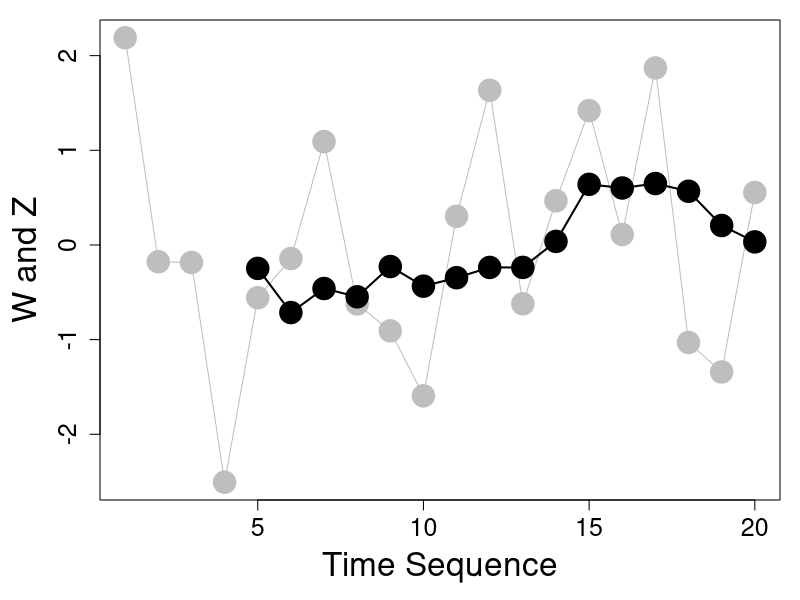
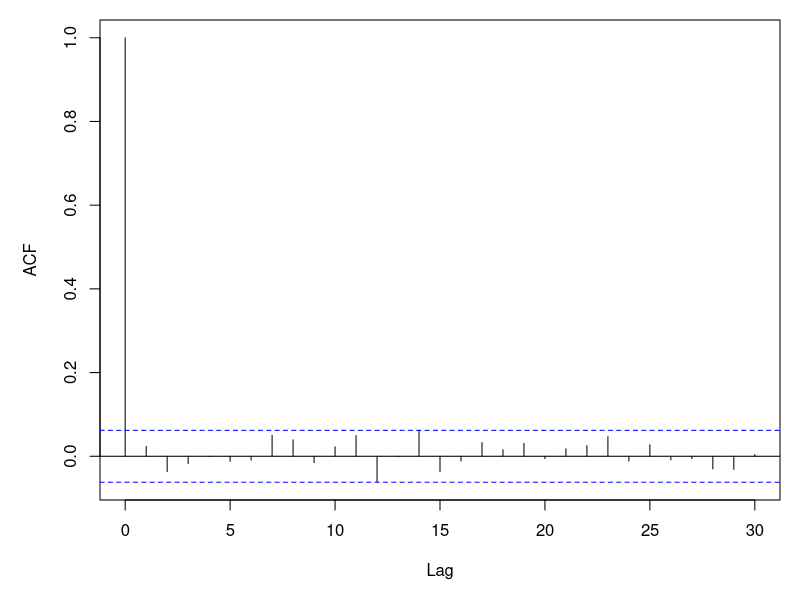
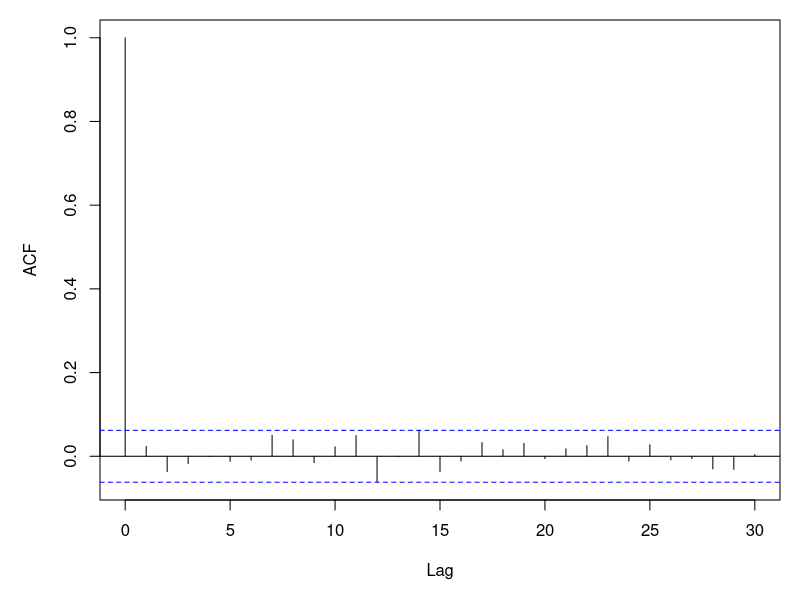
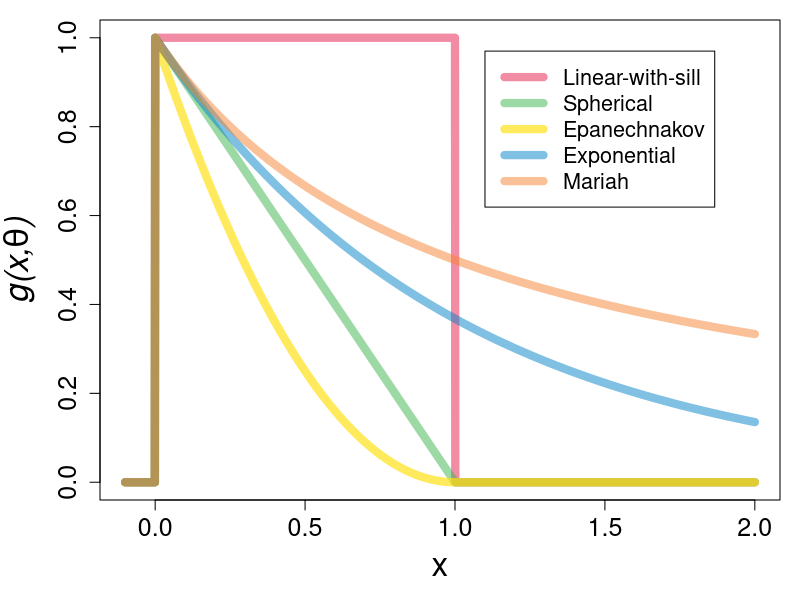

The R source for these figures, in order:
## ---- chunk 1
# set random number seed so reproducible
set.seed(1001)
# set number of independent random variables
N = 20
# create independent random variables
W = rnorm(N)
# set length of moving average
theta = 5
# create an empty vector to hold newly created variables
Z = rep(NA, times = 20 - theta + 1)
# create moving averages
for(i in theta:N)
	Z[i - theta + 1] = mean(W[(i - theta + 1):i])
## ---- chunk 2
par(mar = c(5,5,1,1))
plot(1:N, W, type = 'l', xlab = 'Time Sequence', cex.lab = 2,
	cex.axis = 1.5, ylab = 'W and Z', col = 'gray')
points(1:N, W, pch = 19, cex = 3, col = 'gray')
lines(theta:N, Z, lwd = 2, col = 'black')
points(theta:N, Z, pch = 19, cex = 3, col = 'black')
## ---- chunk 3
# set random number seed so reproducible
set.seed(1001)
# set number of independent random variables
N = 1000
# create independent random variables
W = rnorm(N)
# set length of moving average
theta = 5
# create an empty vector to hold newly created variables
Z = rep(NA, times = 20 - theta + 1)
# create moving averages
for(i in theta:N)
	Z[i - theta + 1] = mean(W[(i - theta + 1):i])
plot(acf(W))
## ---- chunk 4
# set random number seed so reproducible
set.seed(1015)
# moving average function
g_s = function(j, theta){(1-abs(j)/theta)*(-theta <= j & j <= 0)}
#set theta
theta = 10
# set number of independent random variables
N = 40
# create independent random variables
W = rnorm(N)
# create autocorrelated random variables Z. Because of trailing weights,
# (defined only for non-positive j), first Z_i is at theta
Z = rep(NA, times = N)
for(i in theta:N)
	Z[i] = sum(g_s((1:N)-i, theta)*W)
## ---- chunk 5
g_s1 = function(j, theta){(j/theta)*(0 <= j & j <= theta)}
g_s2 = function(j, theta){(1-abs(j)/theta)*(0 <= j & j <= theta)}
## ---- chunk 6
g_lws = function(x, theta){(1)*(0 <= x & x <= 1)}
g_sph = function(x, theta){(1-x/theta)*(0 <= x & x <= theta)}
g_epa = function(x, theta){(1-x/theta)^2*(0 <= x & x <= theta)}
g_exp = function(x, theta){exp(-x/theta)*(0 <= x)}
g_mar = function(x, theta){1/(1 + x/theta)*(0 <= x)}
## ---- chunk 7
theta = 1
xvals = (-100:2000)/1000
par(mar = c(5,5,1,1), family = 'sans')
plot(xvals, g_lws(xvals, theta), type = 'l', 
	ylab = expression(italic(paste("g(x,", bold(theta), ")"))),
	cex.lab = 2, cex.axis = 1.5, xlab = 'x',
	lwd = 8, col = rgb(230/255,25/255,75/255, alpha = .5))
lines(xvals, g_sph(xvals, theta), lwd = 8, 
	col = rgb(60/255,180/255,75/255, alpha = .5))
lines(xvals, g_epa(xvals, theta), lwd = 8,
	col = rgb(255/255,225/255,25/255, alpha = .7))
lines(xvals, g_exp(xvals, theta), lwd = 8, 
	col = rgb(0/255,130/255,200/255, alpha = .5))
lines(xvals, g_mar(xvals, theta), lwd = 8, 
	col = rgb(245/255,130/255,48/255, alpha = .5))
legend(1.1,.97, legend = c('Linear-with-sill','Spherical','Epanechnakov',
	'Exponential','Mariah'),lwd = 8, cex = 1.3,
	col = c(rgb(230/255,25/255,75/255, alpha = .5),
		rgb(60/255,180/255,75/255, alpha = .5),
		rgb(255/255,225/255,25/255, alpha = .7),
		rgb(0/255,130/255,200/255, alpha = .5),
		rgb(245/255,130/255,48/255, alpha = .5)))
